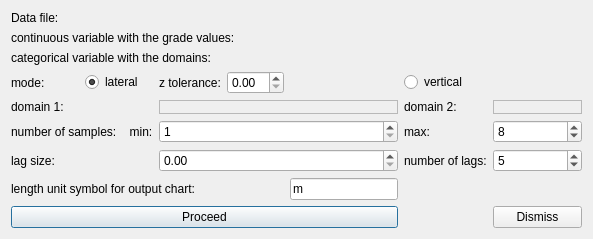
<?xml version="1.0" encoding="UTF-8"?>
<ui version="4.0">
 <class>ContactAnalysisDialog</class>
 <widget class="QDialog" name="ContactAnalysisDialog">
  <property name="geometry">
   <rect>
    <x>0</x>
    <y>0</y>
    <width>593</width>
    <height>225</height>
   </rect>
  </property>
  <property name="windowTitle">
   <string>Dialog</string>
  </property>
  <layout class="QGridLayout" name="gridLayout" rowstretch="0,0,0,0,0,0,0,0,0,0,0,0" columnstretch="0,0,0,0,0,0,1,0" rowminimumheight="0,0,0,0,0,0,0,0,0,0,0,0" columnminimumwidth="0,0,0,0,0,0,0,0">
   <item row="11" column="0" colspan="5">
    <widget class="QPushButton" name="btnProceed">
     <property name="text">
      <string>Proceed</string>
     </property>
     <property name="default">
      <bool>true</bool>
     </property>
    </widget>
   </item>
   <item row="8" column="2" colspan="3">
    <widget class="QSpinBox" name="spinMinNumberOfSamples">
     <property name="minimum">
      <number>1</number>
     </property>
    </widget>
   </item>
   <item row="9" column="5">
    <widget class="QLabel" name="label_9">
     <property name="text">
      <string>number of lags:</string>
     </property>
    </widget>
   </item>
   <item row="9" column="2" colspan="3">
    <widget class="QDoubleSpinBox" name="dblSpinLagSize">
     <property name="maximum">
      <double>99999999.000000000000000</double>
     </property>
     <property name="singleStep">
      <double>10.000000000000000</double>
     </property>
     <property name="stepType">
      <enum>QAbstractSpinBox::AdaptiveDecimalStepType</enum>
     </property>
    </widget>
   </item>
   <item row="6" column="6" colspan="2">
    <widget class="QFrame" name="frmDomain2">
     <property name="frameShape">
      <enum>QFrame::StyledPanel</enum>
     </property>
     <property name="frameShadow">
      <enum>QFrame::Raised</enum>
     </property>
     <layout class="QVBoxLayout" name="verticalLayout_2">
      <property name="spacing">
       <number>0</number>
      </property>
      <property name="leftMargin">
       <number>0</number>
      </property>
      <property name="topMargin">
       <number>0</number>
      </property>
      <property name="rightMargin">
       <number>0</number>
      </property>
      <property name="bottomMargin">
       <number>0</number>
      </property>
     </layout>
    </widget>
   </item>
   <item row="0" column="0" colspan="8">
    <widget class="QLabel" name="lblDataFile">
     <property name="text">
      <string>Data file: </string>
     </property>
    </widget>
   </item>
   <item row="2" column="0" colspan="8">
    <widget class="QLabel" name="lblDomainsAttribute">
     <property name="text">
      <string>categorical variable with the domains: </string>
     </property>
    </widget>
   </item>
   <item row="6" column="2" colspan="3">
    <widget class="QFrame" name="frmDomain1">
     <property name="frameShape">
      <enum>QFrame::StyledPanel</enum>
     </property>
     <property name="frameShadow">
      <enum>QFrame::Raised</enum>
     </property>
     <layout class="QVBoxLayout" name="verticalLayout">
      <property name="spacing">
       <number>0</number>
      </property>
      <property name="leftMargin">
       <number>0</number>
      </property>
      <property name="topMargin">
       <number>0</number>
      </property>
      <property name="rightMargin">
       <number>0</number>
      </property>
      <property name="bottomMargin">
       <number>0</number>
      </property>
     </layout>
    </widget>
   </item>
   <item row="1" column="0" colspan="8">
    <widget class="QLabel" name="lblGradeAttribute">
     <property name="text">
      <string>continuous variable with the grade values: </string>
     </property>
    </widget>
   </item>
   <item row="3" column="0">
    <widget class="QLabel" name="label_11">
     <property name="text">
      <string>mode:</string>
     </property>
    </widget>
   </item>
   <item row="9" column="6" colspan="2">
    <widget class="QSpinBox" name="spinNumberOfLags">
     <property name="minimum">
      <number>1</number>
     </property>
     <property name="value">
      <number>5</number>
     </property>
    </widget>
   </item>
   <item row="8" column="0" colspan="2">
    <widget class="QLabel" name="label_6">
     <property name="text">
      <string>number of samples:    min:</string>
     </property>
    </widget>
   </item>
   <item row="8" column="5">
    <widget class="QLabel" name="label_7">
     <property name="text">
      <string>max:</string>
     </property>
    </widget>
   </item>
   <item row="10" column="0" colspan="4">
    <widget class="QLabel" name="label_10">
     <property name="text">
      <string>length unit symbol for output chart:</string>
     </property>
    </widget>
   </item>
   <item row="11" column="6" colspan="2">
    <widget class="QPushButton" name="btnDismiss">
     <property name="text">
      <string>Dismiss</string>
     </property>
    </widget>
   </item>
   <item row="6" column="5">
    <widget class="QLabel" name="label_5">
     <property name="text">
      <string>domain 2:</string>
     </property>
    </widget>
   </item>
   <item row="9" column="0">
    <widget class="QLabel" name="label_8">
     <property name="text">
      <string>lag size:</string>
     </property>
    </widget>
   </item>
   <item row="10" column="4">
    <widget class="QLineEdit" name="txtLengthUnitSymbol">
     <property name="text">
      <string>m</string>
     </property>
    </widget>
   </item>
   <item row="8" column="6" colspan="2">
    <widget class="QSpinBox" name="spinMaxNumberOfSamples">
     <property name="minimum">
      <number>1</number>
     </property>
     <property name="value">
      <number>8</number>
     </property>
    </widget>
   </item>
   <item row="6" column="0">
    <widget class="QLabel" name="label_4">
     <property name="text">
      <string>domain 1:</string>
     </property>
    </widget>
   </item>
   <item row="3" column="1">
    <widget class="QRadioButton" name="radioLateral">
     <property name="text">
      <string>lateral</string>
     </property>
     <property name="checked">
      <bool>true</bool>
     </property>
    </widget>
   </item>
   <item row="3" column="2">
    <widget class="QLabel" name="lblZTolerance">
     <property name="text">
      <string>z tolerance:</string>
     </property>
    </widget>
   </item>
   <item row="3" column="3">
    <widget class="QDoubleSpinBox" name="dblSpinZTolerance">
     <property name="toolTip">
      <string>&lt;html&gt;&lt;head/&gt;&lt;body&gt;&lt;p&gt;This value is used with 3D non-gridded data files (e.g. point sets) to consider whether two neighboring samples are in the same Z level.&lt;/p&gt;&lt;/body&gt;&lt;/html&gt;</string>
     </property>
    </widget>
   </item>
   <item row="3" column="5">
    <widget class="QRadioButton" name="radioVertical">
     <property name="text">
      <string>vertical</string>
     </property>
    </widget>
   </item>
  </layout>
 </widget>
 <resources/>
 <connections>
  <connection>
   <sender>txtLengthUnitSymbol</sender>
   <signal>textChanged(QString)</signal>
   <receiver>ContactAnalysisDialog</receiver>
   <slot>onLengthUnitSymbolChanged(QString)</slot>
   <hints>
    <hint type="sourcelabel">
     <x>318</x>
     <y>186</y>
    </hint>
    <hint type="destinationlabel">
     <x>322</x>
     <y>223</y>
    </hint>
   </hints>
  </connection>
  <connection>
   <sender>btnDismiss</sender>
   <signal>clicked()</signal>
   <receiver>ContactAnalysisDialog</receiver>
   <slot>reject()</slot>
   <hints>
    <hint type="sourcelabel">
     <x>435</x>
     <y>205</y>
    </hint>
    <hint type="destinationlabel">
     <x>548</x>
     <y>179</y>
    </hint>
   </hints>
  </connection>
  <connection>
   <sender>btnProceed</sender>
   <signal>clicked()</signal>
   <receiver>ContactAnalysisDialog</receiver>
   <slot>onProceed()</slot>
   <hints>
    <hint type="sourcelabel">
     <x>240</x>
     <y>204</y>
    </hint>
    <hint type="destinationlabel">
     <x>342</x>
     <y>200</y>
    </hint>
   </hints>
  </connection>
 </connections>
 <slots>
  <slot>onLengthUnitSymbolChanged(QString)</slot>
  <slot>onProceed()</slot>
 </slots>
</ui>
